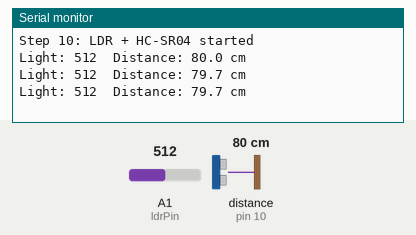
The sketch below on a simulated Arduino Uno, built with avr-gcc and run on an emulated ATmega328P. On the bench: the last lines printed to the serial monitor. Wiring (inferred from the names in the program): ultrasonic range finder: trigger pin 9; echo pin 10. The test bench sets the inputs (shaded band); at power-on: distance to the obstacle (sensor on pin 10) 80 cm, A1 (ldrPin) = 512. The echo pulse lasts 58.3 µs per cm.

Above: at 1.3 s.
1.4 s: distance to the obstacle (sensor on pin 10) set to 2 cm
At 1.9 s:
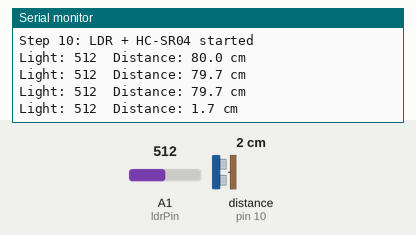
2.9 s: A1 (ldrPin) set to 716
At 3.4 s:
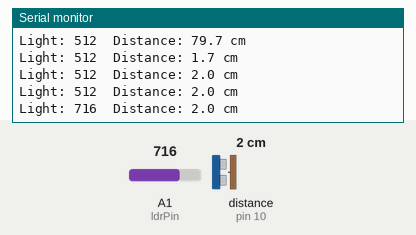
4.4 s: distance to the obstacle (sensor on pin 10) set to 4 cm
At 4.9 s:
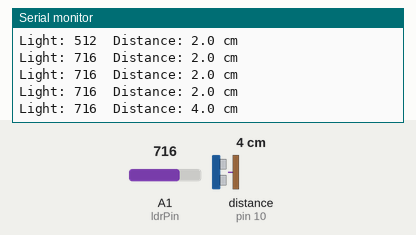
5.9 s: A1 (ldrPin) set to 900
At 6.4 s:
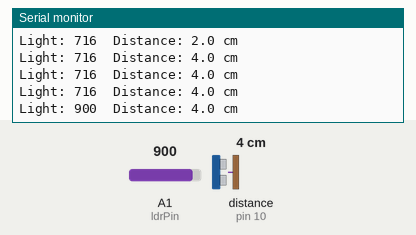
Timing chart, 0 to 8.4 s (numbered marks = the images above; inputs shaded):
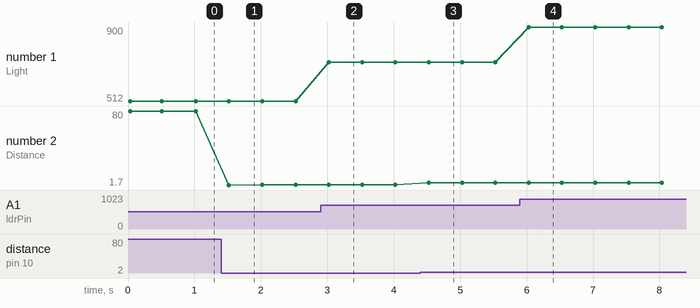

Measured:
- after the input at 1.4 s, the serial monitor: prints a new line after 0.12 s (image 1)
- after the input at 2.9 s, the serial monitor: prints a new line after 0.12 s (image 2)
- after the input at 4.4 s, the serial monitor: prints a new line after 0.13 s (image 3)
- after the input at 5.9 s, the serial monitor: prints a new line after 0.13 s (image 4)
- plotted number 1: 512 → 716 after the input at 2.9 s, 716 → 900 after the input at 5.9 s
- plotted number 2: 79.7 → 2 after the input at 1.4 s, 2 → 4 after the input at 4.4 s

The sketch:

step9-lcd.ino.ino
```cpp
// Step 10: Read LDR (light) and HC-SR04 (distance)
// LDR module AO -> A1 | HC-SR04 Trig -> D9, Echo -> D10

const int ldrPin  = A1;
const int trigPin = 9;
const int echoPin = 10;

int readLight() {
  return analogRead(ldrPin);              // 0 - 1023
}

float readDistanceCm() {
  digitalWrite(trigPin, LOW);
  delayMicroseconds(2);
  digitalWrite(trigPin, HIGH);            // 10 us trigger pulse
  delayMicroseconds(10);
  digitalWrite(trigPin, LOW);

  long duration = pulseIn(echoPin, HIGH, 30000);   // timeout 30 ms
  if (duration == 0) return -1;           // no echo received
  return duration * 0.0343 / 2.0;         // cm
}

void setup() {
  Serial.begin(9600);
  pinMode(trigPin, OUTPUT);
  pinMode(echoPin, INPUT);
  Serial.println("Step 10: LDR + HC-SR04 started");
}

void loop() {
  int light = readLight();
  float distance = readDistanceCm();

  Serial.print("Light: ");
  Serial.print(light);

  Serial.print("  Distance: ");
  if (distance < 0) {
    Serial.println("out of range");
  } else {
    Serial.print(distance, 1);
    Serial.println(" cm");
  }

  delay(500);
}
```
